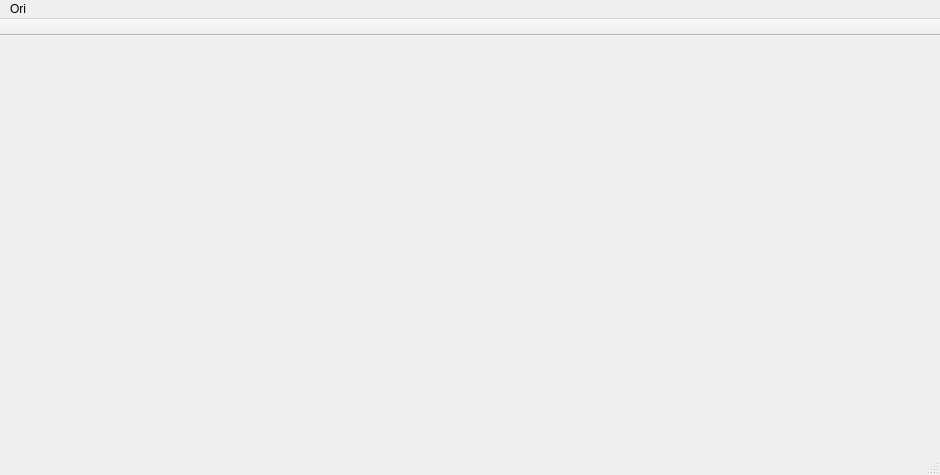
<?xml version="1.0" encoding="UTF-8"?>
<ui version="4.0">
 <class>TopoUI</class>
 <widget class="QMainWindow" name="TopoUI">
  <property name="geometry">
   <rect>
    <x>0</x>
    <y>0</y>
    <width>940</width>
    <height>475</height>
   </rect>
  </property>
  <property name="sizePolicy">
   <sizepolicy hsizetype="Fixed" vsizetype="Fixed">
    <horstretch>0</horstretch>
    <verstretch>0</verstretch>
   </sizepolicy>
  </property>
  <property name="windowTitle">
   <string>TopoUI</string>
  </property>
  <widget class="QWidget" name="centralWidget"/>
  <widget class="QMenuBar" name="menuBar">
   <property name="geometry">
    <rect>
     <x>0</x>
     <y>0</y>
     <width>940</width>
     <height>22</height>
    </rect>
   </property>
   <widget class="QMenu" name="menuOri">
    <property name="title">
     <string>Ori</string>
    </property>
   </widget>
   <addaction name="menuOri"/>
  </widget>
  <widget class="QToolBar" name="mainToolBar">
   <property name="movable">
    <bool>false</bool>
   </property>
   <property name="toolButtonStyle">
    <enum>Qt::ToolButtonTextBesideIcon</enum>
   </property>
   <attribute name="toolBarArea">
    <enum>TopToolBarArea</enum>
   </attribute>
   <attribute name="toolBarBreak">
    <bool>false</bool>
   </attribute>
  </widget>
  <widget class="QStatusBar" name="statusBar"/>
 </widget>
 <layoutdefault spacing="6" margin="11"/>
 <resources/>
 <connections/>
</ui>
